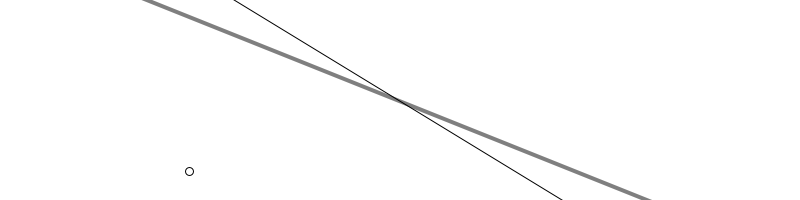
Frame 1 (no input)
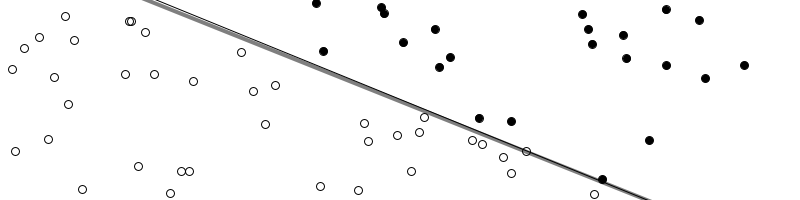
Frame 60 (the mouse pressed at the canvas centre just before this capture)
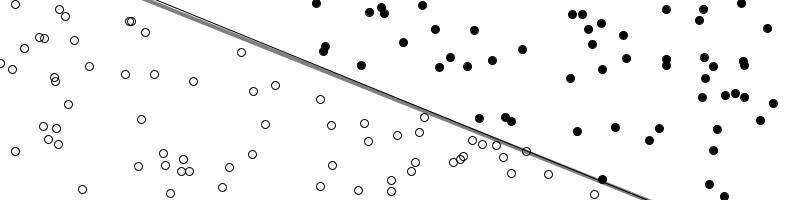
Frame 120 (the mouse held since frame 60 and released just before this capture)

The Processing sketch that drew these frames (run headless with seeded random() and noise(); from frame 60 on, the mouse is pressed at the canvas centre):

// Processing sketch: SimplePerceptron
// ── SimplePerceptron.pde


// A list of points we will use to "train" the perceptron
Trainer[] training = new Trainer[2000];
// A Perceptron object
Perceptron ptron;

// We will train the perceptron with one "Point" object at a time
int count = 0;

// Coordinate space
float xmin = -400;
float ymin = -100;
float xmax =  400;
float ymax =  100;

// The function to describe a line 
float f(float x) {
  return 0.4*x+1;
}

void setup() {
  size(800, 200);

  // The perceptron has 3 inputs -- x, y, and bias
  // Second value is "Learning Constant"
  ptron = new Perceptron(3, 0.01);  // Learning Constant is low just b/c it's fun to watch, this is not necessarily optimal

  // Create a random set of training points and calculate the "known" answer
  for (int i = 0; i < training.length; i++) {
    float x = random(xmin, xmax);
    float y = random(ymin, ymax);
    int answer = 1;
    if (y < f(x)) answer = -1;
    training[i] = new Trainer(x, y, answer);
  }
  smooth();
}


void draw() {
  background(255);
  translate(width/2,height/2);

  // Draw the line
  strokeWeight(4);
  stroke(127);
  float x1 = xmin;
  float y1 = f(x1);
  float x2 = xmax;
  float y2 = f(x2);
  line(x1,y1,x2,y2);

  // Draw the line based on the current weights
  // Formula is weights[0]*x + weights[1]*y + weights[2] = 0
  stroke(0);
  strokeWeight(1);
  float[] weights = ptron.getWeights();
  x1 = xmin;
  y1 = (-weights[2] - weights[0]*x1)/weights[1];
  x2 = xmax;
  y2 = (-weights[2] - weights[0]*x2)/weights[1];
  line(x1,y1,x2,y2);



  // Train the Perceptron with one "training" point at a time
  ptron.train(training[count].inputs, training[count].answer);
  count = (count + 1) % training.length;

  // Draw all the points based on what the Perceptron would "guess"
  // Does not use the "known" correct answer
  for (int i = 0; i < count; i++) {
    stroke(0);
    strokeWeight(1);
    fill(0);
    int guess = ptron.feedforward(training[i].inputs);
    if (guess > 0) noFill();

    ellipse(training[i].inputs[0], training[i].inputs[1], 8, 8);
  }
}

// ── Perceptron.pde

// Perceptron Class

class Perceptron {
  float[] weights;  // Array of weights for inputs
  float c;          // learning constant

  // Perceptron is created with n weights and learning constant
  Perceptron(int n, float c_) {
    weights = new float[n];
    // Start with random weights
    for (int i = 0; i < weights.length; i++) {
      weights[i] = random(-1,1); 
    }
    c = c_;
  }

  // Function to train the Perceptron
  // Weights are adjusted based on "desired" answer
  void train(float[] inputs, int desired) {
    // Guess the result
    int guess = feedforward(inputs);
    // Compute the factor for changing the weight based on the error
    // Error = desired output - guessed output
    // Note this can only be 0, -2, or 2
    // Multiply by learning constant
    float error = desired - guess;
    // Adjust weights based on weightChange * input
    for (int i = 0; i < weights.length; i++) {
      weights[i] += c * error * inputs[i];         
    }
  }

  // Guess -1 or 1 based on input values
  int feedforward(float[] inputs) {
    // Sum all values
    float sum = 0;
    for (int i = 0; i < weights.length; i++) {
      sum += inputs[i]*weights[i];
    }
    // Result is sign of the sum, -1 or 1
    return activate(sum);
  }
  
  int activate(float sum) {
    if (sum > 0) return 1;
    else return -1; 
  }
  
  // Return weights
  float[] getWeights() {
    return weights; 
  }
}

// ── Trainer.pde

// A class to describe a training point
// Has an x and y, a "bias" (1) and known output
// Could also add a variable for "guess" but not required here

class Trainer {
  
  float[] inputs;
  int answer; 
  
  Trainer(float x, float y, int a) {
    inputs = new float[3];
    inputs[0] = x;
    inputs[1] = y;
    inputs[2] = 1;
    answer = a;
  }
}
